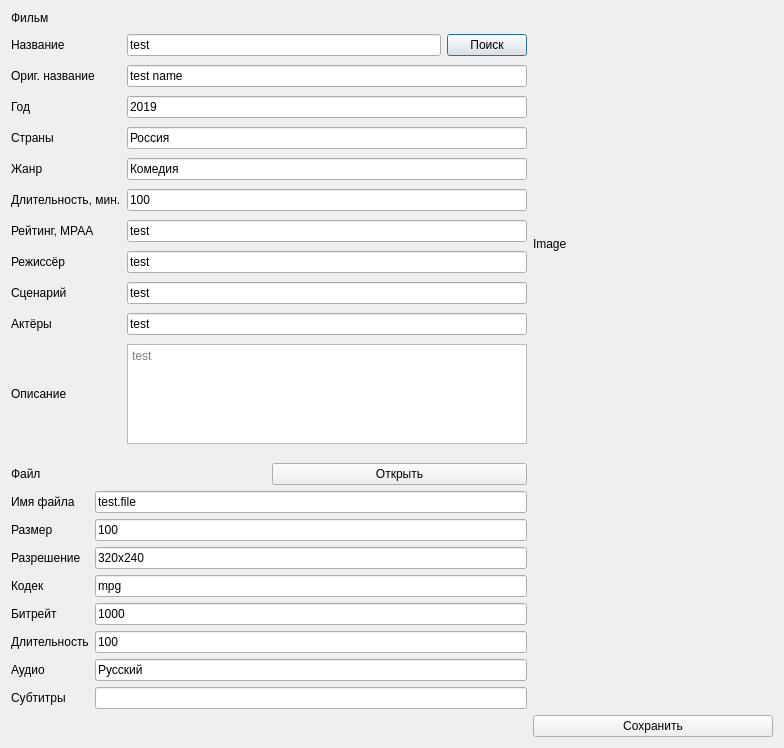
<?xml version="1.0" encoding="UTF-8"?>
<ui version="4.0">
 <class>Dialog</class>
 <widget class="QDialog" name="Dialog">
  <property name="geometry">
   <rect>
    <x>0</x>
    <y>0</y>
    <width>784</width>
    <height>726</height>
   </rect>
  </property>
  <property name="windowTitle">
   <string>Dialog</string>
  </property>
  <layout class="QGridLayout" name="gridLayout_4">
   <item row="3" column="0">
    <layout class="QGridLayout" name="gridLayout_7">
     <item row="0" column="2">
      <widget class="QLineEdit" name="lineEdit_11">
       <property name="text">
        <string>test.file</string>
       </property>
       <property name="readOnly">
        <bool>true</bool>
       </property>
      </widget>
     </item>
     <item row="4" column="1">
      <widget class="QLabel" name="label_17">
       <property name="text">
        <string>Битрейт</string>
       </property>
      </widget>
     </item>
     <item row="2" column="2">
      <widget class="QLineEdit" name="lineEdit_13">
       <property name="text">
        <string>320x240</string>
       </property>
       <property name="readOnly">
        <bool>true</bool>
       </property>
      </widget>
     </item>
     <item row="4" column="2">
      <widget class="QLineEdit" name="lineEdit_15">
       <property name="text">
        <string>1000</string>
       </property>
       <property name="readOnly">
        <bool>true</bool>
       </property>
      </widget>
     </item>
     <item row="2" column="1">
      <widget class="QLabel" name="label_15">
       <property name="text">
        <string>Разрешение</string>
       </property>
      </widget>
     </item>
     <item row="0" column="1">
      <widget class="QLabel" name="label_13">
       <property name="text">
        <string>Имя файла</string>
       </property>
      </widget>
     </item>
     <item row="1" column="1">
      <widget class="QLabel" name="label_14">
       <property name="text">
        <string>Размер</string>
       </property>
      </widget>
     </item>
     <item row="3" column="1">
      <widget class="QLabel" name="label_16">
       <property name="text">
        <string>Кодек</string>
       </property>
      </widget>
     </item>
     <item row="1" column="2">
      <widget class="QLineEdit" name="lineEdit_12">
       <property name="text">
        <string>100</string>
       </property>
       <property name="readOnly">
        <bool>true</bool>
       </property>
      </widget>
     </item>
     <item row="3" column="2">
      <widget class="QLineEdit" name="lineEdit_14">
       <property name="text">
        <string>mpg</string>
       </property>
       <property name="readOnly">
        <bool>true</bool>
       </property>
      </widget>
     </item>
     <item row="5" column="2">
      <widget class="QLineEdit" name="lineEdit_16">
       <property name="text">
        <string>100</string>
       </property>
       <property name="readOnly">
        <bool>true</bool>
       </property>
      </widget>
     </item>
     <item row="6" column="1">
      <widget class="QLabel" name="label_19">
       <property name="text">
        <string>Аудио</string>
       </property>
      </widget>
     </item>
     <item row="5" column="1">
      <widget class="QLabel" name="label_18">
       <property name="text">
        <string>Длительность</string>
       </property>
      </widget>
     </item>
     <item row="6" column="2">
      <widget class="QLineEdit" name="lineEdit_17">
       <property name="text">
        <string>Русский</string>
       </property>
       <property name="readOnly">
        <bool>true</bool>
       </property>
      </widget>
     </item>
     <item row="7" column="1">
      <widget class="QLabel" name="label_20">
       <property name="text">
        <string>Субтитры</string>
       </property>
      </widget>
     </item>
     <item row="7" column="2">
      <widget class="QLineEdit" name="lineEdit_18">
       <property name="readOnly">
        <bool>true</bool>
       </property>
      </widget>
     </item>
    </layout>
   </item>
   <item row="0" column="0">
    <widget class="QLabel" name="label_22">
     <property name="text">
      <string>Фильм</string>
     </property>
    </widget>
   </item>
   <item row="1" column="0">
    <layout class="QGridLayout" name="gridLayout_3">
     <item row="6" column="0">
      <widget class="QLabel" name="label_7">
       <property name="text">
        <string>Рейтинг, MPAA</string>
       </property>
      </widget>
     </item>
     <item row="2" column="0">
      <widget class="QLabel" name="label_3">
       <property name="text">
        <string>Год</string>
       </property>
      </widget>
     </item>
     <item row="8" column="0">
      <widget class="QLabel" name="label_9">
       <property name="text">
        <string>Сценарий</string>
       </property>
      </widget>
     </item>
     <item row="3" column="1">
      <widget class="QLineEdit" name="lineEdit_4">
       <property name="text">
        <string>Россия</string>
       </property>
      </widget>
     </item>
     <item row="4" column="1">
      <widget class="QLineEdit" name="lineEdit_5">
       <property name="text">
        <string>Комедия</string>
       </property>
      </widget>
     </item>
     <item row="1" column="0">
      <widget class="QLabel" name="label_2">
       <property name="text">
        <string>Ориг. название</string>
       </property>
      </widget>
     </item>
     <item row="10" column="0">
      <widget class="QLabel" name="label_11">
       <property name="text">
        <string>Описание</string>
       </property>
      </widget>
     </item>
     <item row="9" column="0">
      <widget class="QLabel" name="label_10">
       <property name="text">
        <string>Актёры</string>
       </property>
      </widget>
     </item>
     <item row="7" column="1">
      <widget class="QLineEdit" name="lineEdit_8">
       <property name="text">
        <string>test</string>
       </property>
      </widget>
     </item>
     <item row="7" column="0">
      <widget class="QLabel" name="label_8">
       <property name="text">
        <string>Режиссёр</string>
       </property>
      </widget>
     </item>
     <item row="1" column="1">
      <widget class="QLineEdit" name="lineEdit_2">
       <property name="text">
        <string>test name</string>
       </property>
      </widget>
     </item>
     <item row="0" column="0">
      <widget class="QLabel" name="label">
       <property name="sizePolicy">
        <sizepolicy hsizetype="Preferred" vsizetype="Maximum">
         <horstretch>0</horstretch>
         <verstretch>0</verstretch>
        </sizepolicy>
       </property>
       <property name="text">
        <string>Название</string>
       </property>
      </widget>
     </item>
     <item row="6" column="1">
      <widget class="QLineEdit" name="lineEdit_7">
       <property name="text">
        <string>test</string>
       </property>
      </widget>
     </item>
     <item row="9" column="1">
      <widget class="QLineEdit" name="lineEdit_10">
       <property name="text">
        <string>test</string>
       </property>
      </widget>
     </item>
     <item row="5" column="1">
      <widget class="QLineEdit" name="lineEdit_6">
       <property name="text">
        <string>100</string>
       </property>
      </widget>
     </item>
     <item row="10" column="1">
      <widget class="QTextEdit" name="textEdit">
       <property name="sizePolicy">
        <sizepolicy hsizetype="Expanding" vsizetype="Expanding">
         <horstretch>0</horstretch>
         <verstretch>0</verstretch>
        </sizepolicy>
       </property>
       <property name="maximumSize">
        <size>
         <width>16777215</width>
         <height>100</height>
        </size>
       </property>
       <property name="placeholderText">
        <string>test</string>
       </property>
      </widget>
     </item>
     <item row="0" column="1">
      <layout class="QHBoxLayout" name="horizontalLayout_3">
       <property name="spacing">
        <number>6</number>
       </property>
       <item>
        <widget class="QLineEdit" name="lineEdit">
         <property name="text">
          <string>test</string>
         </property>
        </widget>
       </item>
       <item>
        <widget class="QPushButton" name="pushButton_3">
         <property name="text">
          <string>Поиск</string>
         </property>
        </widget>
       </item>
      </layout>
     </item>
     <item row="2" column="1">
      <widget class="QLineEdit" name="lineEdit_3">
       <property name="text">
        <string>2019</string>
       </property>
      </widget>
     </item>
     <item row="5" column="0">
      <widget class="QLabel" name="label_6">
       <property name="text">
        <string>Длительность, мин.</string>
       </property>
      </widget>
     </item>
     <item row="4" column="0">
      <widget class="QLabel" name="label_5">
       <property name="text">
        <string>Жанр</string>
       </property>
      </widget>
     </item>
     <item row="8" column="1">
      <widget class="QLineEdit" name="lineEdit_9">
       <property name="text">
        <string>test</string>
       </property>
      </widget>
     </item>
     <item row="3" column="0">
      <widget class="QLabel" name="label_4">
       <property name="text">
        <string>Страны</string>
       </property>
      </widget>
     </item>
    </layout>
   </item>
   <item row="1" column="1">
    <widget class="QLabel" name="label_12">
     <property name="minimumSize">
      <size>
       <width>240</width>
       <height>426</height>
      </size>
     </property>
     <property name="maximumSize">
      <size>
       <width>240</width>
       <height>426</height>
      </size>
     </property>
     <property name="text">
      <string>Image</string>
     </property>
    </widget>
   </item>
   <item row="4" column="1">
    <widget class="QPushButton" name="pushButton">
     <property name="text">
      <string>Сохранить</string>
     </property>
    </widget>
   </item>
   <item row="2" column="0">
    <layout class="QHBoxLayout" name="horizontalLayout_2">
     <item>
      <widget class="QLabel" name="label_21">
       <property name="text">
        <string>Файл</string>
       </property>
      </widget>
     </item>
     <item>
      <widget class="QPushButton" name="pushButton_2">
       <property name="text">
        <string>Открыть</string>
       </property>
      </widget>
     </item>
    </layout>
   </item>
  </layout>
 </widget>
 <resources/>
 <connections/>
</ui>
